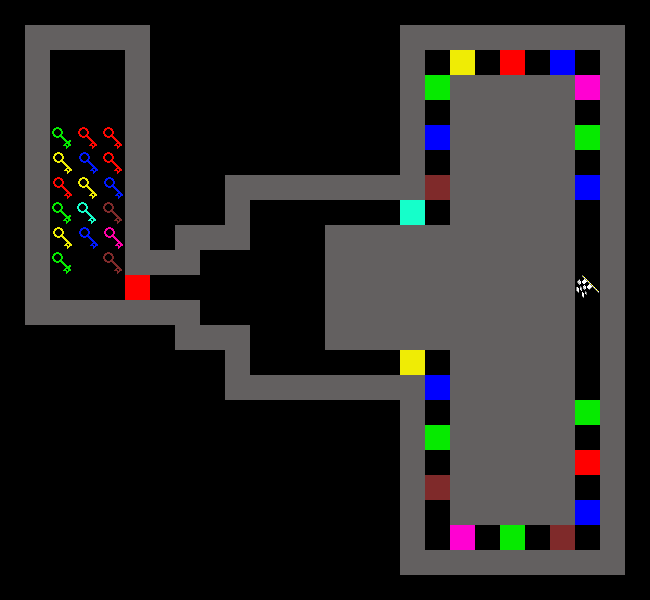

Below is a game level as drawn by its tile map, then a one-line description and the .tmx that defines it (tile-layer data replaced by summaries):
An orthogonal 26x24 tile map with 25x25 px tiles, 1 tile layer (map).

<map version="1.0" orientation="orthogonal" width="26" height="24" tilewidth="25" tileheight="25">
 <tileset firstgid="1" name="tileset" tilewidth="25" tileheight="25">
  <image source="tileset.png" trans="ff00ff" width="250" height="250" />
  <tile id="0">
   <properties>
    <property name="color" value="red" />
    <property name="type" value="key" />
   </properties>
  </tile>
  <tile id="1">
   <properties>
    <property name="color" value="yellow" />
    <property name="type" value="key" />
   </properties>
  </tile>
  <tile id="2">
   <properties>
    <property name="color" value="blue" />
    <property name="type" value="key" />
   </properties>
  </tile>
  <tile id="3">
   <properties>
    <property name="color" value="pink" />
    <property name="type" value="key" />
   </properties>
  </tile>
  <tile id="10">
   <properties>
    <property name="color" value="green" />
    <property name="type" value="key" />
   </properties>
  </tile>
  <tile id="11">
   <properties>
    <property name="color" value="aqua" />
    <property name="type" value="key" />
   </properties>
  </tile>
  <tile id="12">
   <properties>
    <property name="color" value="brown" />
    <property name="type" value="key" />
   </properties>
  </tile>
  <tile id="20">
   <properties>
    <property name="color" value="red" />
    <property name="type" value="door" />
   </properties>
  </tile>
  <tile id="21">
   <properties>
    <property name="color" value="yellow" />
    <property name="type" value="door" />
   </properties>
  </tile>
  <tile id="22">
   <properties>
    <property name="color" value="blue" />
    <property name="type" value="door" />
   </properties>
  </tile>
  <tile id="23">
   <properties>
    <property name="color" value="pink" />
    <property name="type" value="door" />
   </properties>
  </tile>
  <tile id="30">
   <properties>
    <property name="color" value="green" />
    <property name="type" value="door" />
   </properties>
  </tile>
  <tile id="31">
   <properties>
    <property name="color" value="aqua" />
    <property name="type" value="door" />
   </properties>
  </tile>
  <tile id="32">
   <properties>
    <property name="color" value="brown" />
    <property name="type" value="door" />
   </properties>
  </tile>
  <tile id="40">
   <properties>
    <property name="type" value="wall" />
   </properties>
  </tile>
  <tile id="50">
   <properties>
    <property name="type" value="start" />
   </properties>
  </tile>
  <tile id="51">
   <properties>
    <property name="type" value="goal" />
   </properties>
  </tile>
 </tileset>
 <layer name="map" width="26" height="24">
  <data>[624 cells, 261 non-empty, 17 distinct tile ids]</data>
 </layer>
</map>
